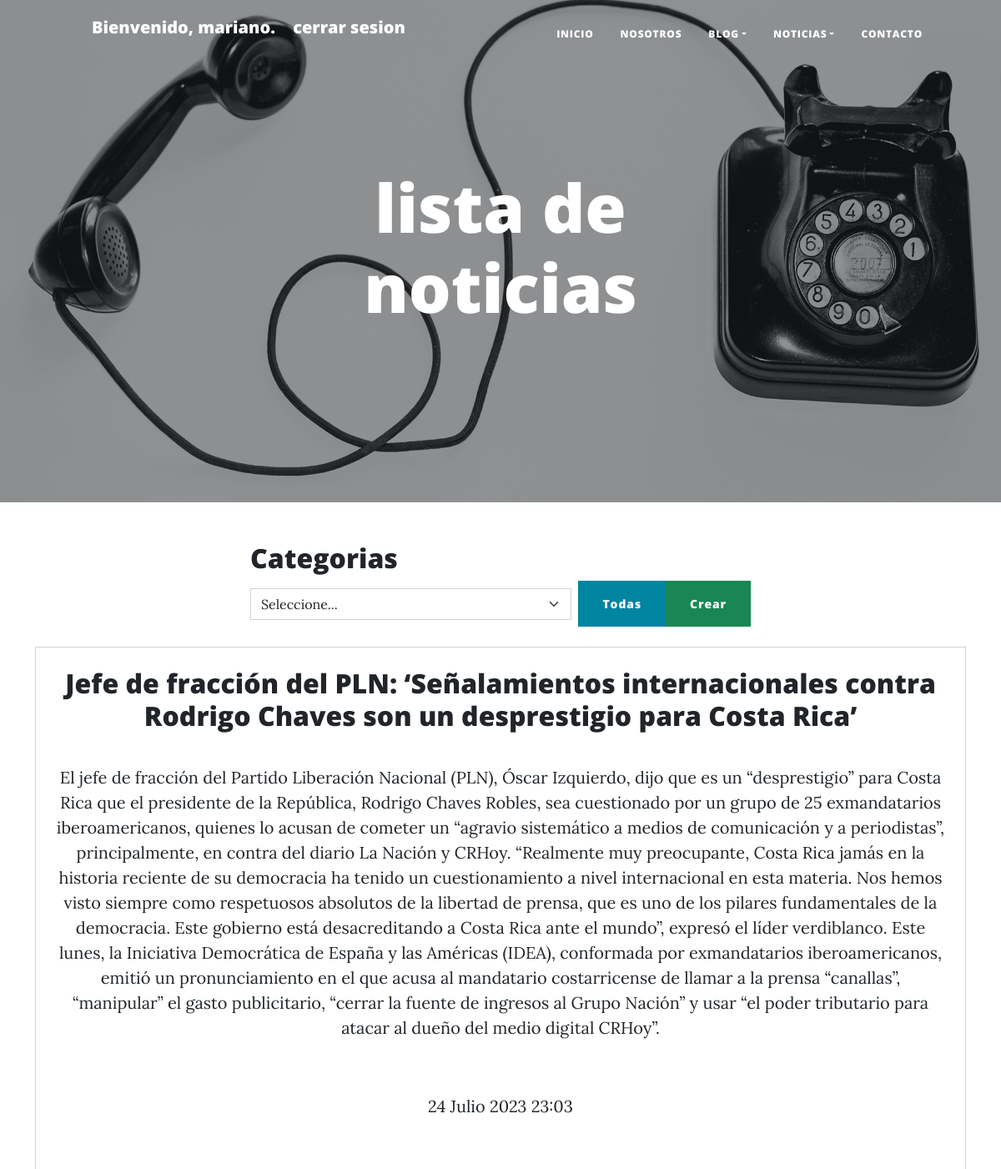
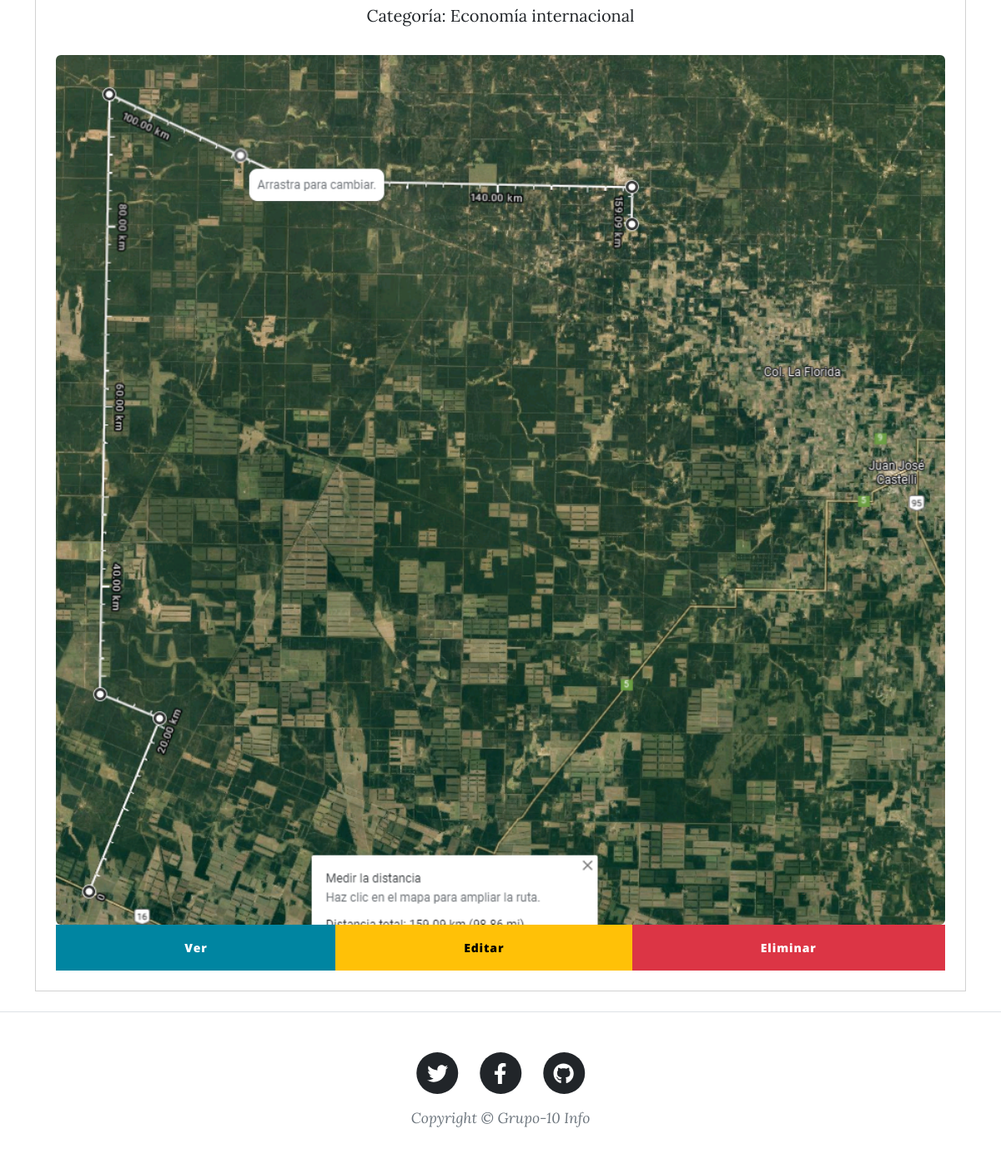
Page /noticias/listar/ (signed in) on the committed database (2 pictures, top to bottom).
### apps/usuarios/models.py (models this page shows)
class Usuario(AbstractUser):
    pass

### apps/noticias/models.py (models this page shows, shortened)
class Noticia(models.Model):
    titulo = models.CharField(max_length=150)
    subtitulo = models.CharField(max_length=150, default='Valor por defecto')
    cuerpo = models.TextField()
    fecha = models.DateTimeField()
    imagen = models.ImageField(upload_to='noticias/', null=True)
    categoria_noticia = models.ForeignKey(Categoria, on_delete=models.CASCADE)

class Categoria(models.Model):
    nombre = models.CharField(max_length=50)
    def __str__(self) -> str:
        return self.nombre

### apps/noticias/views.py (the view)
# urls.py: path('listar/', views.listar_noticias, name='listar_noticias'),
@login_required
def listar_noticias(request):
    categoria_seleccionada = request.GET.get('categoria')
    noticias = Noticia.objects.all().order_by('-fecha')
    if categoria_seleccionada:
        noticias = noticias.filter(categoria_noticia__id=categoria_seleccionada)
    paginator = Paginator(noticias, 10)
    page_number = request.GET.get('page')
    try:
       page_obj = paginator.get_page(page_number)
    except PageNotAnInteger:
         page_obj = paginator.get_page(1)
    except EmptyPage:
         page_obj = paginator.get_page(paginator.num_pages)
    categorias = Categoria.objects.all()
    return render(request, 'noticias/listar_noticias.html', {'page_obj': page_obj, 'categorias': categorias})

### blog/contexto_processo.py (called while the page is built)
def logged_in_user(request):
    return {'logged_in_user': request.user}

### templates/noticias/listar_noticias.html (shortened to what this page needs)
{%extends 'base2.html' %}
{% load static %}
{%block head %}
<header class="masthead" style="background-image: url('{% static "image/contact-bg.jpg" %}')">
    <div class="container position-relative px-4 px-lg-5">
        <div class="row gx-4 gx-lg-5 justify-content-center">
            <div class="col-md-10 col-lg-8 col-xl-7">
                <div class="page-heading">
                    <h1>lista de noticias</h1>
                </div>
            </div>
        </div>
    </div>
    </header>
{% endblock head%}
{% block contenido %}
<div class="d-flex justify-content-center">
    <div class="col-md-6">
        <h2>Categorias</h2>
        <form action="{% url 'noticias:listar_noticias' %}" method="get" class="d-flex align-items-center">
            <select name="categoria" class="form-select me-2" id="select-categoria">
                <option value="">Seleccione...</option>
            </select>
            <button type="submit" class="btn btn-primary">Todas</button>
            <a href="{% url 'noticias:crear_noticia' %}" class="btn btn-success">Crear</a>
        </form>
    </div>
</div>
<div class="container my-4">
    {% for noticia in page_obj %}
      <div class="noticia card text-center p-4 mb-4">
        <h2 class="noticia-titulo"><a href="{% url 'noticias:detalle' noticia.pk %}">{{ noticia.titulo }}</a></h2>
        <p class="noticia-cuerpo">{{ noticia.cuerpo }}</p>
        <p class="noticia-fecha">{{ noticia.fecha }}</p>
        <p class="noticia-categoria">Categoría: {{ noticia.categoria_noticia }}</p>
        {% if noticia.imagen %}
            <img src="{{ noticia.imagen.url }}" alt="" class="img-fluid rounded">
        {% else %}
            <img src="{% static 'path/to/default/image.jpg' %}" alt="Imagen predeterminada" class="img-fluid rounded">
         {% endif %}
        <div class="btn-group" role="group">
            <a href="{% url 'noticias:ver_noticia' noticia.pk %}" class="btn btn-primary">Ver</a>
            <a href="{% url 'noticias:editar_noticia' noticia.pk %}" class="btn btn-warning">Editar</a>
            <a href="{% url 'noticias:eliminar_noticia' noticia.pk %}" class="btn btn-danger">Eliminar</a>
        </div>
      </div>
    {% endfor %}
</div>
{% endblock contenido %}

### templates/base2.html (shortened to what this page needs)
{% load static %}
<!DOCTYPE html>
<html lang="en">
<head>
    <link rel="stylesheet" href="{% static 'css/styles2.css' %}">
</head>
<head>
    {% block head %} {% endblock head %}
</head>
<body>
    <nav class="navbar navbar-expand-lg navbar-light" id="mainNav">
        <div class="container px-4 px-lg-5">
            <ul>
                {% if user.is_authenticated %}
                <a class="navbar-brand" >Bienvenido, {{ logged_in_user.username }}.</a>
                <a class="navbar-brand"  href="{% url 'logout' %}">cerrar sesion</a>
                {% endif %}
           </ul>
            <div class="collapse navbar-collapse" id="navbarResponsive">
                <ul class="navbar-nav ms-auto py-4 py-lg-0">
                    <li class="nav-item " ><a class="nav-link px-lg-3 py-3 py-lg-4 " href="{%url 'inicio2'%}">Inicio </a></li>
                    <li class="nav-item "><a class="nav-link px-lg-3 py-3 py-lg-4" href="{%url 'nosotros2'%}">Nosotros</a></li>
                    <li class="nav-item dropdown">
                        <a class="nav-link dropdown-toggle px-lg-3 py-3 py-lg-4" id="navbarDropdown" href="" role="button" data-bs-toggle="dropdown" aria-expanded="false">Blog</a>
                    </li>
                    <li class="nav-item dropdown">
                        <a class="nav-link dropdown-toggle px-lg-3 py-3 py-lg-4" id="navbarDropdown" href="" role="button" data-bs-toggle="dropdown" aria-expanded="false">Noticias</a>
                    </li>
                    <li class="nav-item"><a class="nav-link px-lg-3 py-3 py-lg-4" href="{% url 'contactos:contacto' %}">Contacto</a></li>
                </ul>
            </div>
        </div>
    </nav>
    {% block contenido %}
    {%endblock contenido %}
</body>
<footer class="border-top">
    <div class="container px-4 px-lg-5">
        <div class="row gx-4 gx-lg-5 justify-content-center">
            <div class="col-md-10 col-lg-8 col-xl-7">
                <ul class="list-inline text-center">
                    <li class="list-inline-item">
                        <a href="#!">
                            <span class="fa-stack fa-lg">
                                <i class="fas fa-circle fa-stack-2x"></i>
                                <i class="fab fa-twitter fa-stack-1x fa-inverse"></i>
                            </span>
                        </a>
                    </li>
                    <li class="list-inline-item">
                        <a href="#!">
                            <span class="fa-stack fa-lg">
                                <i class="fas fa-circle fa-stack-2x"></i>
                                <i class="fab fa-facebook-f fa-stack-1x fa-inverse"></i>
                            </span>
                        </a>
                    </li>
                    <li class="list-inline-item">
                        <a href="#!">
                            <span class="fa-stack fa-lg">
                                <i class="fas fa-circle fa-stack-2x"></i>
                                <i class="fab fa-github fa-stack-1x fa-inverse"></i>
                            </span>
                        </a>
                    </li>
                </ul>
                <div class="small text-center text-muted fst-italic">Copyright &copy; Grupo-10 Info</div>
            </div>
        </div>
    </div>
</footer>
</html>

### rows in the picture
Usuario: username "mariano"
Noticia: titulo "Jefe de fracción del PLN: ‘Señalamientos internacionales contra Rodrigo Chaves son un desprestigio para Costa Rica’", cuerpo "El jefe de fracción del Partido Liberación Nacional (PLN), Óscar Izquierdo, dijo que es un “desprestigio” para Costa Rica que el presidente de la República, Rodrigo Chaves Robles, sea cuestionado por un grupo de 25 exmandatarios iberoamericanos, quienes lo acusan de cometer un “agravio sistemático a medios de comunicación y a periodistas”, principalmente, en contra del diario La Nación y CRHoy. “Realmente muy preocupante, Costa Rica jamás en la historia reciente de su democracia ha tenido un cuestionamiento a nivel internacional en esta materia. Nos hemos visto siempre como respetuosos absolutos de la libertad de prensa, que es uno de los pilares fundamentales de la democracia. Este…", fecha "24 Julio 2023 23:03", categoria_noticia "Economía internacional", imagen (picture)
